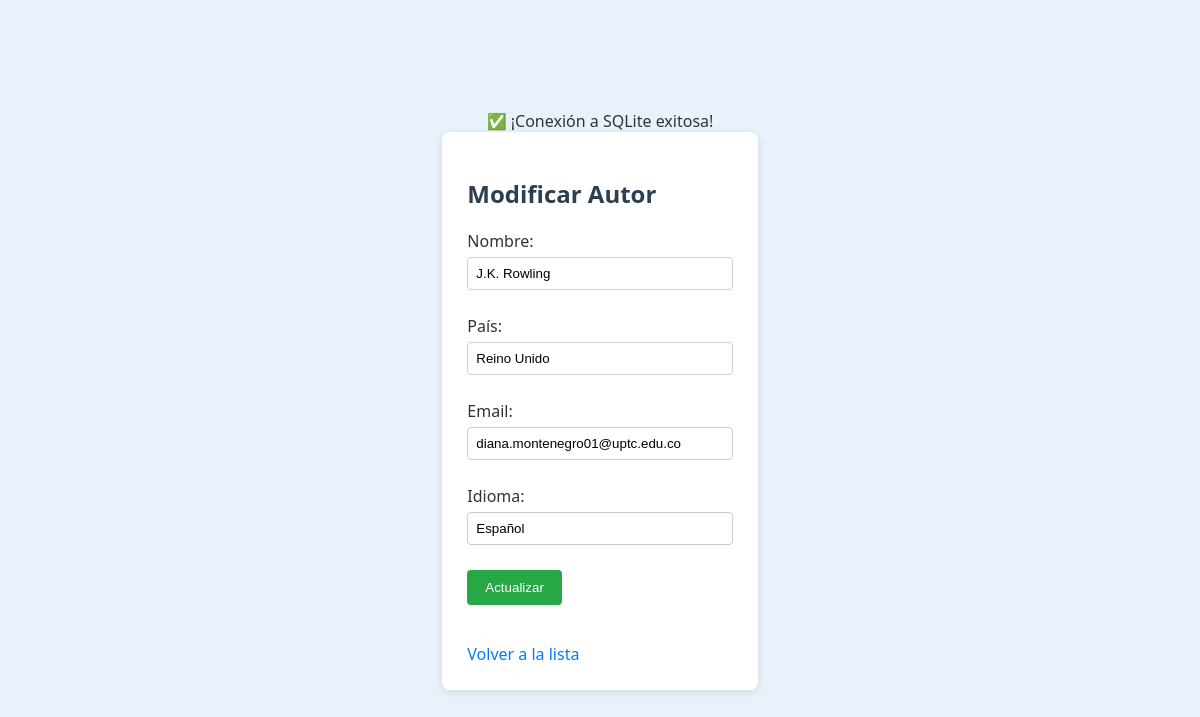
The page /modificar_autor.php?id=2 on the database as committed earlier.
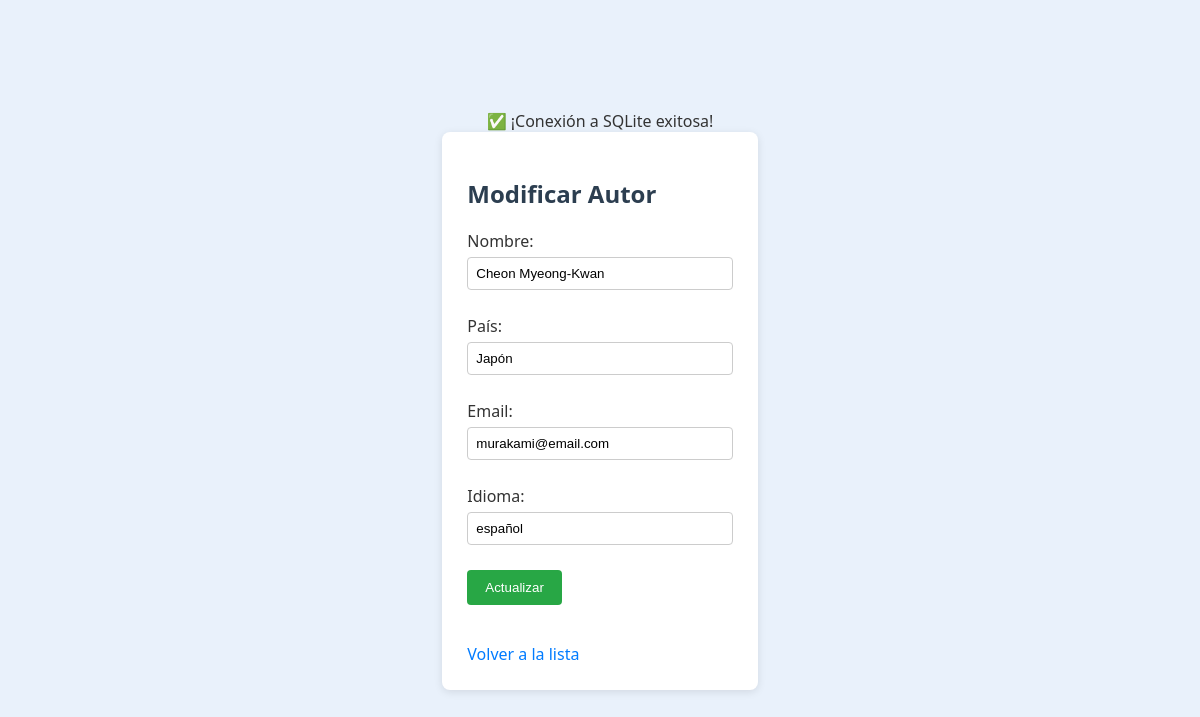
The same page on the database as committed later.
### tables this page shows
CREATE TABLE TbAutor (id_autor INTEGER PRIMARY KEY AUTOINCREMENT, nom_autor TEXT NOT NULL, pais_autor TEXT NOT NULL, email_autor TEXT CHECK (email_autor LIKE '%@%.%'), idioma_autor TEXT NOT NULL);

### modificar_autor.php (the view, shortened to what this page needs)
<?php
include 'conexion.php';
$id = $_GET['id'];
$sql = "SELECT * FROM TbAutor WHERE id_autor = :id";
$stmt = $conexion->prepare($sql);
$stmt->execute(['id' => $id]);
$autor = $stmt->fetch(PDO::FETCH_ASSOC);
?>
<!DOCTYPE html>
<html lang="es">
<head>
    <link rel="stylesheet" href="css/styles.css">
</head>
<body>
    <div class="container">
        <h2>Modificar Autor</h2>
        <form action="actualizar_autor.php" method="post">
            <label>Nombre:
                <input type="text" name="nom_autor" value="<?= $autor['nom_autor'] ?>" required>
            </label>
            <label>País:
                <input type="text" name="pais_autor" value="<?= $autor['pais_autor'] ?>" required>
            </label>
            <label>Email:
                <input type="email" name="email_autor" value="<?= $autor['email_autor'] ?>">
            </label>
            <label>Idioma:
                <input type="text" name="idioma_autor" value="<?= $autor['idioma_autor'] ?>" required>
            </label>
            <button type="submit">Actualizar</button>
        </form>
        <br>
        <a href="autores.php">Volver a la lista</a>
    </div>
</body>
</html>

Rows that differ between the two databases and show on the page:
changed tbautor: nom_autor "J.K. Rowling" → "Cheon Myeong-Kwan"; pais_autor "Reino Unido" → "Japón"; email_autor "diana.montenegro01@uptc.edu.co" → "murakami@email.com"; idioma_autor "Español" → "español"
